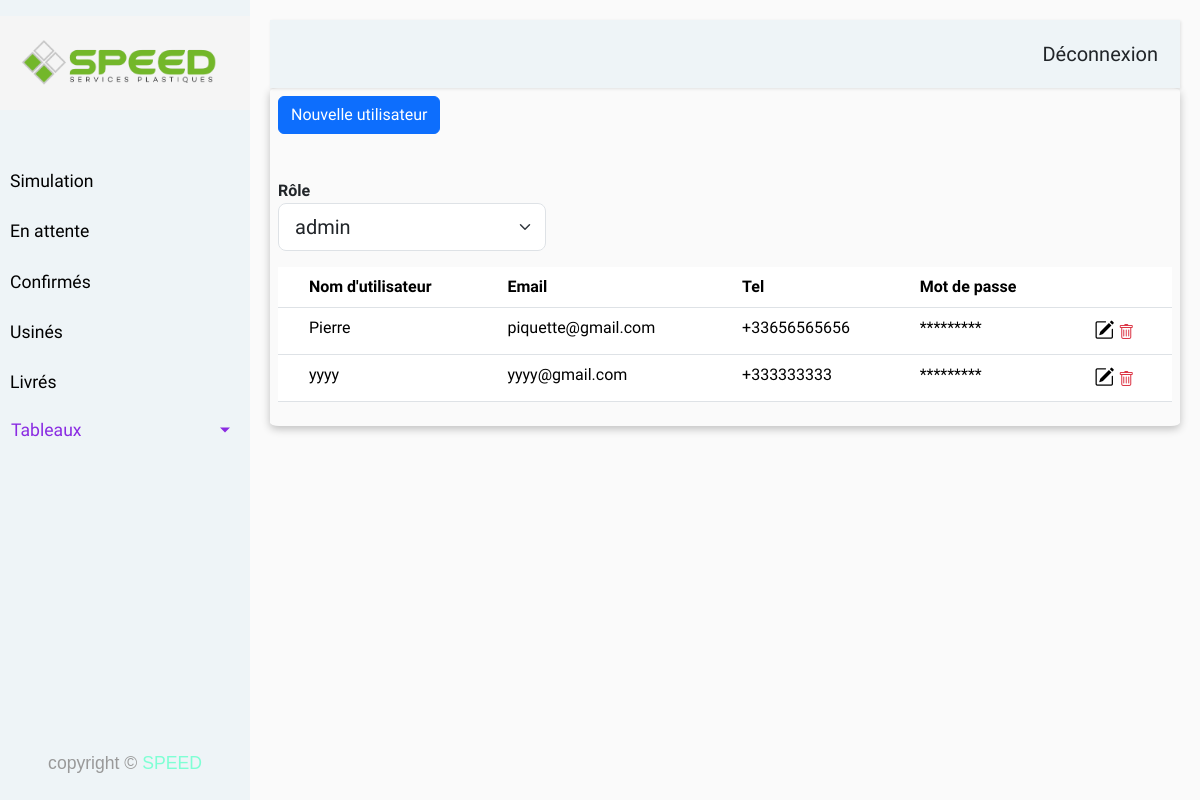
The app's page /membres (signed in) with its own data.
### models/models.py (models this page shows, shortened)
class User(db.Model, UserMixin):
    __tablename__ = 'user'
    id = db.Column(db.Integer, autoincrement=True, primary_key=True)
    username=db.Column(db.String(255), nullable=False)
    email = db.Column(db.String(255), unique=True)
    password = db.Column(db.String(255), nullable=False, server_default='')
    tel = db.Column(db.String(20), nullable=False)
    role_id = db.Column(db.Integer , ForeignKey('role.id'),nullable=False)
    rel_user_client = relationship("Client", backref = "user")

### routes.py (the view)
@app.route('/membres')
@login_required
def membres():
    try:
        current_user_role = (Role.query.filter(Role.id == current_user.role_id).first()).name
    except Exception as e:
        return f"Error fetching current user role: {str(e)}"
    try:
        roles = Role.get_all_roles()
        if not roles:
            raise ValueError("Aucun rôle trouvé.")
        first_role = roles[0].id
        users = get_users_by_role(first_role)
        if not roles:
            raise ValueError("Aucun user trouvé.")
        return render_template('membres.html', roles=roles,select_users=users, user = current_user,current_user_role = current_user_role, page ="Membres")
    except ValueError as e:
        flash(str(e), 'error')
        return render_template('membres.html', roles=[], select_users=[], user=current_user,current_user_role = current_user_role, page="Membres")

### app.py (called while the page is built)
@login_manager.user_loader
def load_user(id):
    return User.query.get(int(id))

### models/models.py (called while the page is built)
def get_users_by_role(roleId):
    return db.session.query(User).join(Role, Role.id==User.role_id ).filter(User.role_id == roleId).all()

    def get_all_roles():
        return Role.query.all()

### routes.py (called while the page is built)
@app.before_request
def session_handler():
    session.permanent = True
    app.permanent_session_lifetime = timedelta(days=30)

### templates/membres.html (shortened to what this page needs)
{% extends 'base.html' %}
{% block contenue %}
{% if current_user_role =="admin" %}
    <a href="#" class="btn btn-primary" style="margin-bottom: 1.3rem;" onclick="newUserForm()">Nouvelle utilisateur </a>
{% endif %}
<div class="mt-4">
    <label for="role_users"><strong>Rôle</strong></label>
    <select id="role_users" class="form-select form-select-lg mb-3"
        aria-label=".form-select-lg nouvelle_utilisateur" >
        {% for role in roles %}
        <option value='{{ role.id}}'>{{ role.name}}</option>
        {% endfor %}
    </select>
</div>
<table id="users_table" class="table">
    <thead class="thead-light">
        <tr>
            <th scope="row"></th>
            <th scope="col">Nom d'utilisateur</th>
            <th scope="col">Email</th>
            <th scope="col">Tel</th>
            <th scope="col">Mot de passe</th>
            {% if current_user_role =="admin" %}
                <th></th>
            {% endif %}
        </tr>
    </thead>
    <tbody>
        {% for user_row in select_users %}
        <tr>
            <td>
            <td>{{user_row.username}}</td>
            <td>{{user_row.email}}</td>
            <td>+33<span class="user_pure_tel">{{user_row.tel}}</span></td>
            <td>*********
            </td>
            {% if current_user_role =="admin" %}
            <td>
                <i class="bi bi-pencil-square getInfoBtn"  ></i>
                <i type="button" class="delete_icon bi bi-trash text-danger "
                    onclick="delete_user('{{user.id}}')"></i>
            </td>
            {% endif %}
        </tr>
        {% endfor %}
    </tbody>
</table>
    </div>
    </div>
{% endblock %}

### static/css/style.css (style rules this page uses)
* { margin: 0; padding: 0; box-sizing: border-box; }
body { font-family: 'Poppins', sans-serif; background: #fafafa; }
a, a:hover, a:focus { color: inherit; text-decoration: none; transition: all 0.3s; }
body { font-family: 'Asap', sans-serif; }
#role_users { width: 30%; }
.bi-pencil-square, bi-trash { font-size: 20px; }

### records on screen
User: username "Pierre", email "piquette@gmail.com", tel "656565656"
User: username "yyyy", email "yyyy@gmail.com", tel "3333333"

### other values on screen
form field value "admin"
